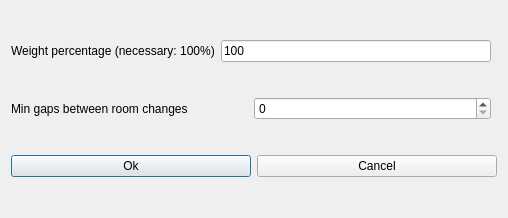
<?xml version="1.0" encoding="UTF-8"?>
<ui version="4.0">
 <class>ModifyConstraintStudentsMinGapsBetweenRoomChangesForm_template</class>
 <widget class="QDialog" name="ModifyConstraintStudentsMinGapsBetweenRoomChangesForm_template">
  <property name="geometry">
   <rect>
    <x>0</x>
    <y>0</y>
    <width>508</width>
    <height>218</height>
   </rect>
  </property>
  <property name="windowTitle">
   <string extracomment="This is the title of the dialog to modify a constraint of this type">Modify students min gaps between room changes</string>
  </property>
  <layout class="QGridLayout">
   <item row="0" column="0">
    <layout class="QHBoxLayout">
     <item>
      <widget class="QLabel" name="weightTextLabel">
       <property name="frameShape">
        <enum>QFrame::NoFrame</enum>
       </property>
       <property name="frameShadow">
        <enum>QFrame::Plain</enum>
       </property>
       <property name="text">
        <string>Weight percentage (necessary: 100%)</string>
       </property>
       <property name="wordWrap">
        <bool>false</bool>
       </property>
      </widget>
     </item>
     <item>
      <widget class="QLineEdit" name="weightLineEdit">
       <property name="text">
        <string notr="true">100</string>
       </property>
      </widget>
     </item>
    </layout>
   </item>
   <item row="2" column="0" colspan="2">
    <layout class="QHBoxLayout">
     <item>
      <widget class="QPushButton" name="okPushButton">
       <property name="text">
        <string>Ok</string>
       </property>
      </widget>
     </item>
     <item>
      <widget class="QPushButton" name="cancelPushButton">
       <property name="text">
        <string>Cancel</string>
       </property>
      </widget>
     </item>
    </layout>
   </item>
   <item row="1" column="0">
    <layout class="QHBoxLayout">
     <item>
      <widget class="QLabel" name="textLabel">
       <property name="text">
        <string>Min gaps between room changes</string>
       </property>
       <property name="wordWrap">
        <bool>false</bool>
       </property>
      </widget>
     </item>
     <item>
      <widget class="QSpinBox" name="minGapsSpinBox"/>
     </item>
    </layout>
   </item>
  </layout>
 </widget>
 <layoutdefault spacing="6" margin="11"/>
 <resources/>
 <connections/>
</ui>
